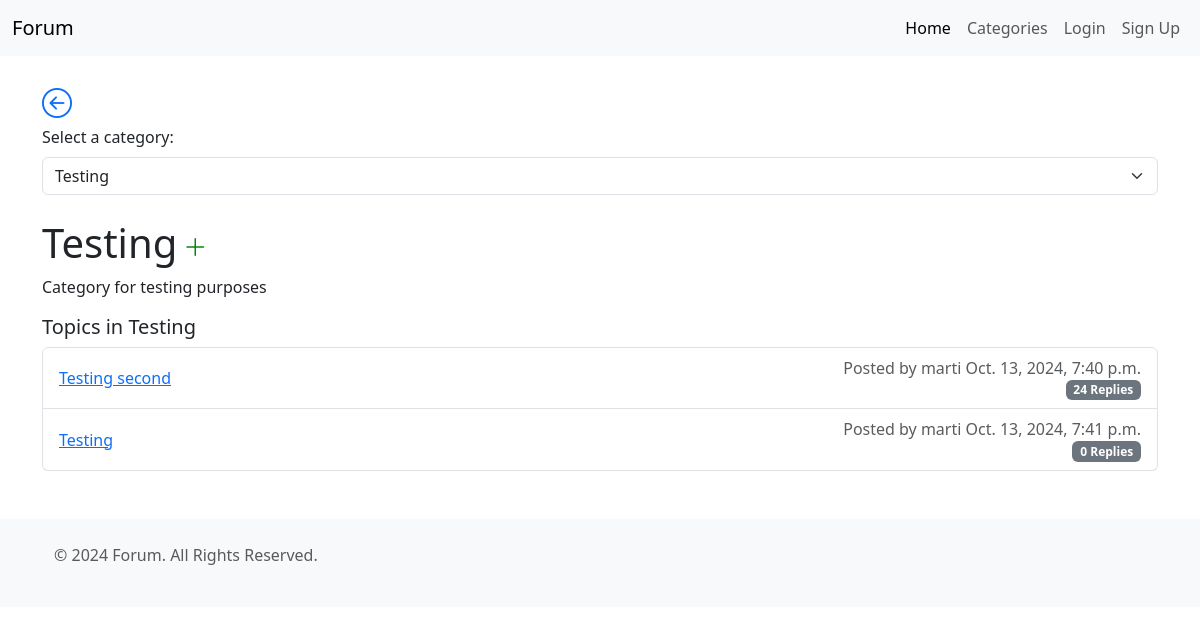
Screenshot of /category/Testing/ with the database file from the repository.
### forumapp/models.py (models this page shows, shortened)
class Category(models.Model):
    name = models.CharField(max_length=100, unique=True)
    description = models.TextField(blank=True)
    slug = models.SlugField(max_length=100, unique=True, blank=True)

class Topic(models.Model):
    title = models.CharField(max_length=200)
    slug = models.SlugField(max_length=200, unique=True, blank=True)
    content = models.TextField()
    created_at = models.DateTimeField(auto_now_add=True)
    updated_at = models.DateTimeField(auto_now=True)
    category = models.ForeignKey(Category, on_delete=models.CASCADE, related_name='topics')
    author = models.ForeignKey(User, on_delete=models.CASCADE, related_name='topics')

### forumapp/views.py (the view)
# urls.py: path('category/<slug:slug>/', views.category_detail, name='category_detail'),
def category_detail(request, slug):
    category = get_object_or_404(Category, slug=slug)
    categories = Category.objects.all()
    if category.name == 'My Topics':
        topics = Topic.objects.filter(author=request.user)
    else:
        topics = category.topics.all()
    return render(request, 'category_detail.html', {'category': category, 'topics': topics, 'categories': categories})

### forumapp/templates/category_detail.html
{% extends 'base.html' %}
{% load i18n %}
{% block content %}
    <div class="mb-4">
        <label for="category-select" class="form-label">{% trans "Select a category:" %}</label>
        <select class="form-select" id="category-select" onchange="location = this.value;">
            {% for cat in categories %}
                <option value="{% url 'category_detail' cat.slug %}" {% if cat.slug == category.slug %}selected{% endif %}>
                    {{ cat.name }}
                </option>
            {% endfor %}
        </select>
    </div>
    <div class="d-flex align-items-center">
        <h1 id="category_name">{{ category.name }}</h1>
        <a href="{% url 'new_topic'%}" title="{% trans 'Create new topic' %}">
            <i class="add_button bi bi-plus-lg"></i>
        </a>
    </div>
    <p>{{ category.description }}</p>
    <h5>{% trans "Topics in" %} {{ category.name }}</h5>
    <ul class="list-group mb-3">
        {% for topic in topics %}
        <li class="list-group-item d-flex justify-content-between align-items-center">
            <a href="{% url 'topic_detail' topic.slug %}">{{ topic.title }}</a>
            <div class="d-flex flex-column align-items-end">
                <p class="text-muted mb-0">{% trans "Posted by" %} {{ topic.author }} {{topic.created_at}}</p>
                <span class="badge bg-secondary">{{ topic.replies.count }} {% trans "Replies" %}</span>
            </div>
        </li>
        {% empty %}
        <li class="list-group-item">{% trans "No topics in this category." %}</li>
        {% endfor %}
    </ul>
{% endblock %}

### forumapp/static/css/styles.css (style rules this page uses)
.add_button { font-size: 1.5rem; color: green; margin-left: 0.25em; }

### rows the page displays
Category: name "Testing", description "Category for testing purposes"
Topic: title "Testing second", author "marti", created_at "Oct. 13, 2024, 7:40 p.m.", replies.count "24"
Topic: title "Testing", author "marti", created_at "Oct. 13, 2024, 7:41 p.m.", replies.count "0"

### other values shown
form field value "Testing"
